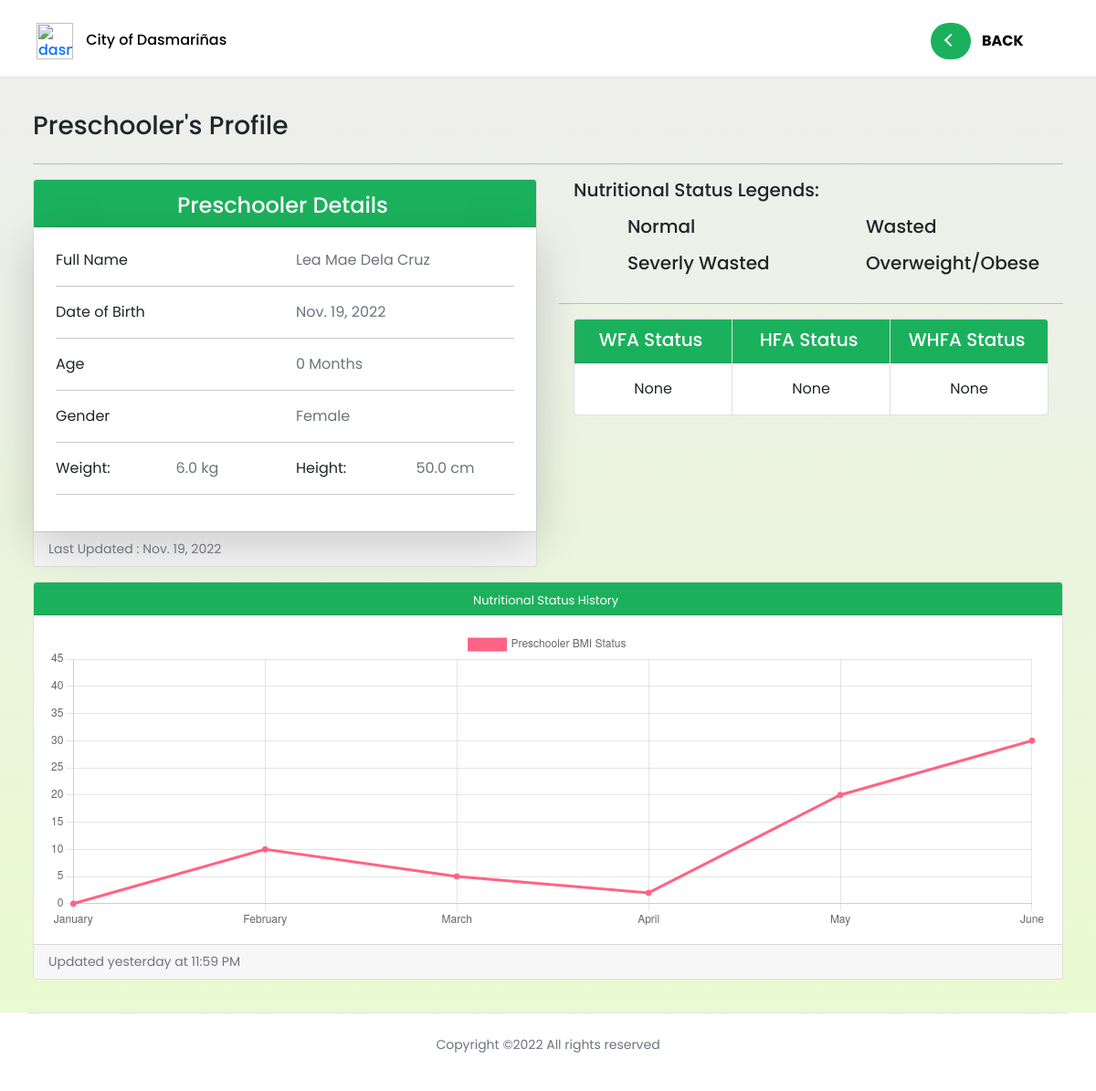
The page /preschooler/2/ (signed in) on the database as committed earlier.
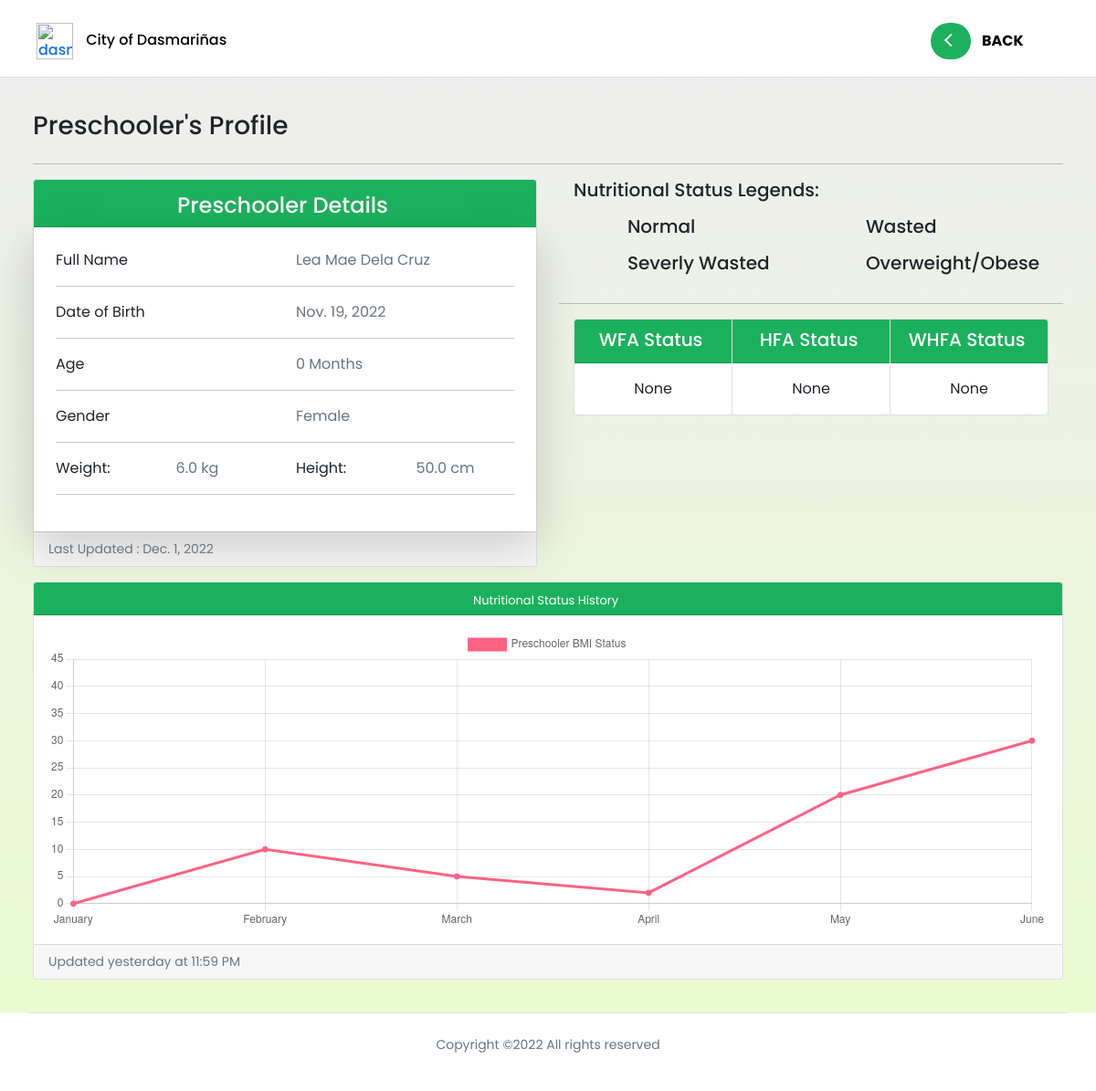
The same page on the database as committed later.
### profilingApp/models.py (models this page shows, shortened)
class Preschooler(Model):
    GENDER = [('Male', 'Male'),
              ('Female', 'Female'),]
    parent = models.ForeignKey(Parent, on_delete=CASCADE)
    first_name = models.CharField(max_length=100)
    last_name = models.CharField(max_length=100)
    middle_name = models.CharField(max_length=100)
    suffix_name = models.CharField(max_length=100, null=True, blank=True)
    birthday = models.DateField(null=True, blank=True)
    height = models.FloatField(null=True, validators=[MinValueValidator(45.0), MaxValueValidator(120.0)])
    weight = models.FloatField(null=True, validators=[MinValueValidator(1.0), MaxValueValidator(28.0)])
    gender = models.CharField(max_length=100, choices=GENDER, null=True)
    date_measured = models.DateField(null=True, blank=True)
    health_problem = models.CharField(max_length=500, null=True, blank=True)
    history= HistoricalRecords()
    objects = models.Manager()
    gt_60_objects = PreschoolerManagerGreater()
    lt_60_objects = PreschoolerManagerLess()
    def age_months(self):
        today = date.today()
        date_diff = today - self.birthday
        in_days = date_diff.days
        return int((in_days) / (365 / 12))
    def wfa(self):
        calculator = Calculator(adjust_height_data=False, adjust_weight_scores=False,
                       include_cdc=False, logger_name='pygrowup',
                       log_level='INFO')
        try:
            today = date.today()
            date_diff = today - self.birthday
            in_days = date_diff.days
            age_months = int((in_days) / (365 / 12))
            return float(calculator.wfa(self.weight, age_months, helpers.get_good_sex(str(self.gender))))
        except:
            pass
    def hfa(self):
        calculator = Calculator(adjust_height_data=False, adjust_weight_scores=False,
                       include_cdc=False, logger_name='pygrowup',
                       log_level='INFO')
        try:
            today = date.today()
            date_diff = today - self.birthday
            in_days = date_diff.days
            age_months = int((in_days) / (365 / 12))
            return float(calculator.lhfa(self.height, age_months, helpers.get_good_sex(str(self.gender))))
        except:
            pass
    def whfa(self):
        calculator = Calculator(adjust_height_data=False, adjust_weight_scores=False,
                       include_cdc=False, logger_name='pygrowup',
                       log_level='INFO')
        try:
            today = date.today()
            date_diff = today - self.birthday
            in_days = date_diff.days
            age_months = int((in_days) / (365 / 12))
            return float(calculator.wfl(self.weight, age_months, helpers.get_good_sex(str(self.gender)), self.height))
        except:
            pass

### profilingApp/views.py (the view)
# urls.py: path('preschooler/<str:pk>/', views.parent_preschooler, name='parent_preschooler'),
def parent_preschooler(request, pk):
    if request.user.is_authenticated and request.user.user_type == 'P/G':
        preschooler = Preschooler.objects.get(id=pk)
        context = {'preschooler' : preschooler}
        return render(request, 'activities/Parent - Preschooler Profile.html', context)
    elif request.user.is_authenticated and request.user.user_type == 'BHW':
        return redirect('bhw_home')
    elif request.user.is_authenticated and request.user.user_type == 'Admin':
        return redirect('admin_home')

### profilingApp/templates/activities/Parent - Preschooler Profile.html (shortened to what the changed rows need)
{% extends 'activities/BHW Home.html' %}
{% load static %}
{% block dashboard %}
<div id="grid" class="container-fluid" style="margin-top: 85px;">
    <div class="container-grid">
        <div>
            <section>
                <div class="row">
                    <div class="col-md-6 col-12 mb-4 mb-md-3">
                        <div class="card">
                            <div class="card-header">
                                <h4 class=" mx-1 my-1">Preschooler Details</h4>
                            </div>
                            <div class="card-body p-4 shadow-lg">
                                <div class="row">
                                    {% if preschooler.suffix_name is None %}
                                        <div class="col-sm justify-content-start justify-content-md-center">
                                            <p class="text-muted mb-0">{{ preschooler.first_name }} {{ preschooler.middle_name }} {{ preschooler.last_name }}</p>
                                        </div>
                                    {% else %}
                                        <div class="col-sm justify-content-start justify-content-md-center">
                                            <p class="text-muted mb-0">{{ preschooler.first_name }} {{ preschooler.middle_name }} {{ preschooler.last_name }} {{ preschooler.suffix_name }}</p>
                                        </div>
                                    {% endif %}
                                </div>
                                <hr>
                                <div class="row">
                                    <div class="col-sm">
                                        <p class="text-muted mb-0">{{ preschooler.birthday }}</p>
                                    </div>
                                </div>
                                <hr>
                                <div class="row">
                                    <div class="col-sm justify-content-start justify-content-md-center">
                                        <p class="text-muted mb-0">{{ preschooler.age_months }} Months</p>
                                    </div>
                                </div>
                                <hr>
                                <div class="row">
                                    <div class="col-sm justify-content-start justify-content-md-center">
                                        <p class="text-muted mb-0">{{ preschooler.gender }}</p>
                                    </div>
                                </div>
                                <hr>
                                <div class="row">
                                    {% if preschooler.weight is None%}
                                    <div class="col-sm justify-content-start justify-content-md-center">
                                        <p class="text-muted mb-0">{{ preschooler.weight }} </p>
                                    </div>
                                    {% else%}
                                    <div class="col-sm justify-content-start justify-content-md-center">
                                        <p class="text-muted mb-0">{{ preschooler.weight }} kg</p>
                                    </div>
                                    {% endif %}
                                    {% if preschooler.height is None%}
                                    <div class="col-sm justify-content-start justify-content-md-center">
                                        <p class="text-muted mb-0">{{ preschooler.height }}</p>
                                    </div>
                                    {% else %}
                                    <div class="col-sm justify-content-start justify-content-md-center">
                                        <p class="text-muted mb-0">{{ preschooler.height }} cm</p>
                                    </div>
                                    {% endif %}
                                </div>
                                <hr>
                            </div>
                            <div class="card-footer small text-muted">
                                Last Updated : {{ preschooler.date_measured }}
                            </div>
                        </div>
                    </div>
                    <div class="col-md-6 col-12 text-center h-100 mb-3 ">
                        <div class="card-group my-2 mx-3">
                            <div class="card">
                                {% if preschooler.wfa is None%}
                                    <div class="card-body">
                                        <p class="card-text" >{{ preschooler.wfa }}</p>
                                    </div>
                                {% elif preschooler.wfa > 2.0 %}
                                    <div class="card-body">
                                        <p class="card-text" style="color: rgb(242, 98, 33);">{{ preschooler.wfa }}</p>
                                    </div>
                                {% elif preschooler.wfa >= -2.0 and preschooler.wfa <= 2.0 %}
                                    <div class="card-body">
                                        <p class="card-text" style="color: rgb(0, 165, 79);">{{ preschooler.wfa }}</p>
                                    </div>
                                {% elif preschooler.wfa >= -3.0 and preschooler.wfa <= -2.0 %}
                                    <div class="card-body">
                                        <p class="card-text" style="color: rgb(255, 241, 2);">{{ preschooler.wfa }}</p>
                                    </div>
                                {% else %}
                                    <div class="card-body">
                                        <p class="card-text" style="color: rgb(242, 98, 33);">{{ preschooler.wfa }}</p>
                                    </div>
                                {% endif %}
                            </div>
                            <div class="card">
                                {% if preschooler.hfa is None %}
                                    <div class="card-body">
                                        <p class="card-text">{{ preschooler.hfa }}</p>
                                    </div>
                                {% elif preschooler.hfa > 2.0 %}
                                    <div class="card-body">
                                        <p class="card-text" style="color: rgb(242, 98, 33);">{{ preschooler.hfa }}</p>
                                    </div>
                                {% elif preschooler.hfa >= -2.0 and preschooler.hfa <= 2.0 %}
                                    <div class="card-body">
                                        <p class="card-text" style="color: rgb(0, 165, 79);">{{ preschooler.hfa }}</p>
                                    </div>
                                {% elif preschooler.hfa >= -3.0 and preschooler.hfa <= -2.0 %}
                                    <div class="card-body">
                                        <p class="card-text" style="color: rgb(255, 241, 2);">{{ preschooler.hfa }}</p>
                                    </div>
                                {% else %}
                                    <div class="card-body">
                                        <p class="card-text" style="color: rgb(242, 98, 33);">{{ preschooler.hfa }}</p>
                                    </div>
                                {% endif %}
                            </div>
                            <div class="card">
                                {% if preschooler.whfa is None %}
                                    <div class="card-body">
                                        <p class="card-text" >{{ preschooler.whfa }}</p>
                                    </div>
                                {% elif preschooler.whfa > 2.0 %}
                                    <div class="card-body">
                                        <p class="card-text" style="color: rgb(242, 98, 33);">{{ preschooler.whfa }}</p>
                                    </div>
                                {% elif preschooler.whfa >= -2.0 and preschooler.whfa <= 2.0 %}
                                    <div class="card-body">
                                        <p class="card-text" style="color: rgb(0, 165, 79);">{{ preschooler.whfa }}</p>
                                    </div>
                                {% elif preschooler.whfa >= -3.0 and preschooler.whfa <= -2.0 %}
                                    <div class="card-body">
                                        <p class="card-text" style="color: rgb(255, 241, 2);">{{ preschooler.whfa }}</p>
                                    </div>
                                {% else %}
                                    <div class="card-body">
                                        <p class="card-text" style="color: rgb(242, 98, 33);">{{ preschooler.whfa }}</p>
                                    </div>
                                {% endif %}
                                </div>
                            </div>
                        </div>
                        </div>
                    </div>
                </div>
        </div>
<script>
  const myChart = new Chart(
    document.getElementById('myChart'),
    config
  );
</script>
{% endblock %}

Rows that differ between the two databases and show on the page:
changed Preschooler "Lea Mae": date_measured "Nov. 19, 2022" → "Dec. 1, 2022"
